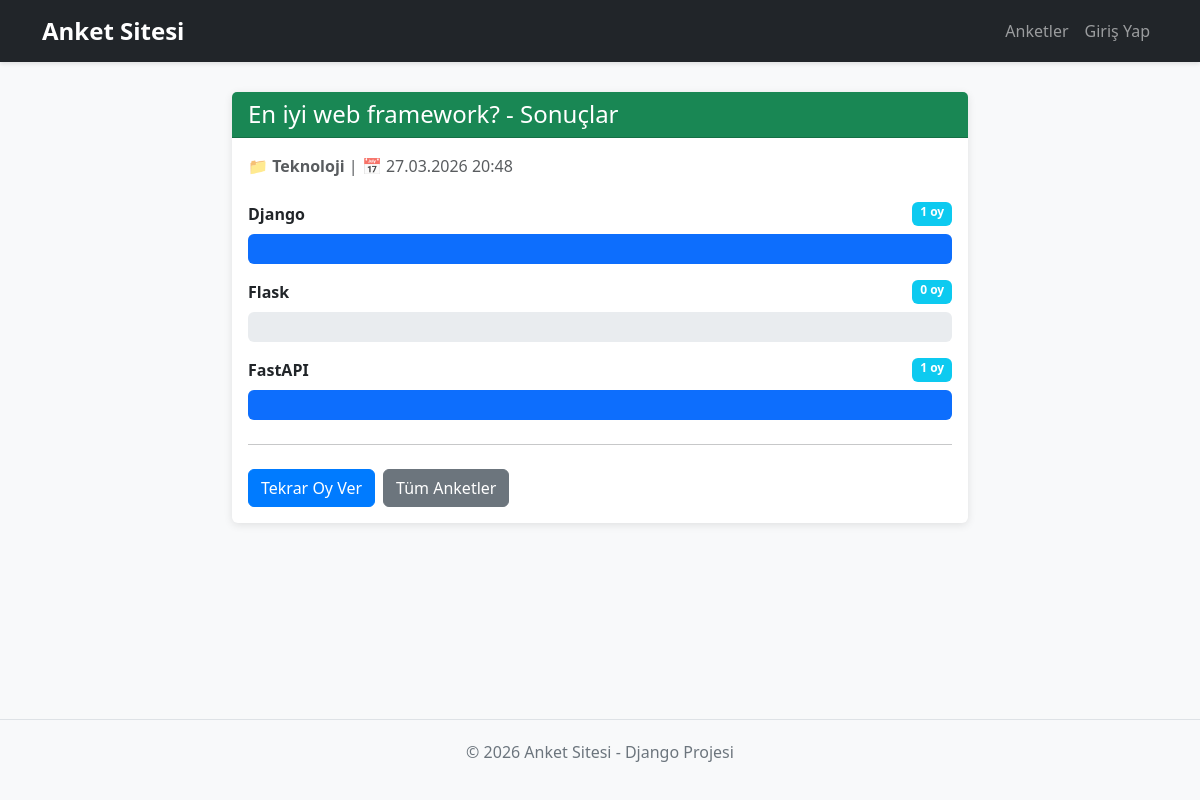
The app's page /2/results/ with its own data.
### polls/models.py (models this page shows, shortened)
class Question(models.Model):
    CATEGORY_CHOICES = [
        ('Teknoloji', 'Teknoloji'),
        ('Spor', 'Spor'),
        ('Eğitim', 'Eğitim'),
        ('Siyaset', 'Siyaset'),
        ('Sanat', 'Sanat'),
        ('Diğer', 'Diğer'),
    ]
    question_text = models.CharField(max_length=200)
    pub_date = models.DateTimeField("date published")
    category = models.CharField(max_length=50, choices=CATEGORY_CHOICES, default='Diğer')

class Choice(models.Model):
    question = models.ForeignKey(Question, on_delete=models.CASCADE)
    choice_text = models.CharField(max_length=200)
    votes = models.IntegerField(default=0)

### polls/views.py (the view)
# urls.py: path("<int:pk>/results/", views.ResultsView.as_view(), name="results"),
class ResultsView(generic.DetailView):
    model = Question
    template_name = "polls/results.html"
    def get_context_data(self, **kwargs):
        context = super().get_context_data(**kwargs)
        question = context['question']
        max_votes = max([choice.votes for choice in question.choice_set.all()], default=1)
        context['max_votes'] = max(max_votes, 1)  # Minimum 1 olsun, böylece division by zero olmaz
        return context

### polls/templates/polls/results.html (shortened to what this page needs)
{% extends 'base.html' %}
{% block content %}
<div class="row justify-content-center">
    <div class="col-md-8">
        <div class="card">
            <div class="card-header bg-success text-white">
                <h4 class="mb-0">{{ question.question_text }} - Sonuçlar</h4>
            </div>
            <div class="card-body">
                <p class="text-muted mb-4">
                    📁 <strong>{{ question.category }}</strong> |
                    📅 {{ question.pub_date|date:"d.m.Y H:i" }}
                </p>
                {% for choice in question.choice_set.all %}
                    <div class="mb-3">
                        <div class="d-flex justify-content-between mb-2">
                            <span class="fw-bold">{{ choice.choice_text }}</span>
                            <span class="badge bg-info">{{ choice.votes }} oy</span>
                        </div>
                        <div class="progress" style="height: 30px;">
                            {% widthratio choice.votes max_votes 100 as percentage %}
                            <div class="progress-bar bg-primary" role="progressbar" style="width: {{ percentage }}%" aria-valuenow="{{ percentage }}" aria-valuemin="0" aria-valuemax="100">
                            </div>
                        </div>
                    </div>
                {% endfor %}
                <hr class="my-4">
                <div class="d-grid gap-2 d-md-flex">
                    <a href="{% url 'polls:detail' question.id %}" class="btn btn-primary">
                        Tekrar Oy Ver
                    </a>
                    <a href="{% url 'polls:index' %}" class="btn btn-secondary">
                        Tüm Anketler
                    </a>
                </div>
            </div>
        </div>
    </div>
</div>
{% endblock %}

### polls/templates/base.html (shortened to what this page needs)
<!DOCTYPE html>
<html lang="tr">
<head>
    <link href="https://cdn.jsdelivr.net/npm/bootstrap@5.3.0/dist/css/bootstrap.min.css" rel="stylesheet">
</head>
<body>
    <nav class="navbar navbar-expand-lg navbar-dark bg-dark">
        <div class="container">
            <a class="navbar-brand" href="{% url 'polls:index' %}"> Anket Sitesi</a>
            <div class="collapse navbar-collapse" id="navbarNav">
                <ul class="navbar-nav ms-auto">
                    <li class="nav-item">
                        <a class="nav-link" href="{% url 'polls:index' %}">Anketler</a>
                    </li>
                    {% if user.is_authenticated %}
                        <li class="nav-item dropdown">
                            <a class="nav-link dropdown-toggle" href="#" id="userDropdown" role="button" data-bs-toggle="dropdown">
                                 {{ user.username }}
                            </a>
                            <ul class="dropdown-menu dropdown-menu-end" aria-labelledby="userDropdown">
                                <li><a class="dropdown-item" href="{% url 'accounts:logout' %}">Çıkış Yap</a></li>
                            </ul>
                        </li>
                    {% else %}
                        <li class="nav-item">
                            <a class="nav-link" href="{% url 'accounts:login' %}">Giriş Yap</a>
                        </li>
                    {% endif %}
                </ul>
            </div>
        </div>
    </nav>
    <main>
        <div class="container">
            {% block content %}{% endblock %}
        </div>
    </main>
    <footer>
        <p>&copy; 2026 Anket Sitesi - Django Projesi</p>
    </footer>
</body>
</html>

### records on screen
Question: question_text "En iyi web framework?", category "Teknoloji", pub_date "27.03.2026 20:48"
Choice: choice_text "Django", votes "1", {{ percentage }} 100 (drawn)
Choice: choice_text "Flask", votes "0"
Choice: choice_text "FastAPI", votes "1", {{ percentage }} 100 (drawn)
